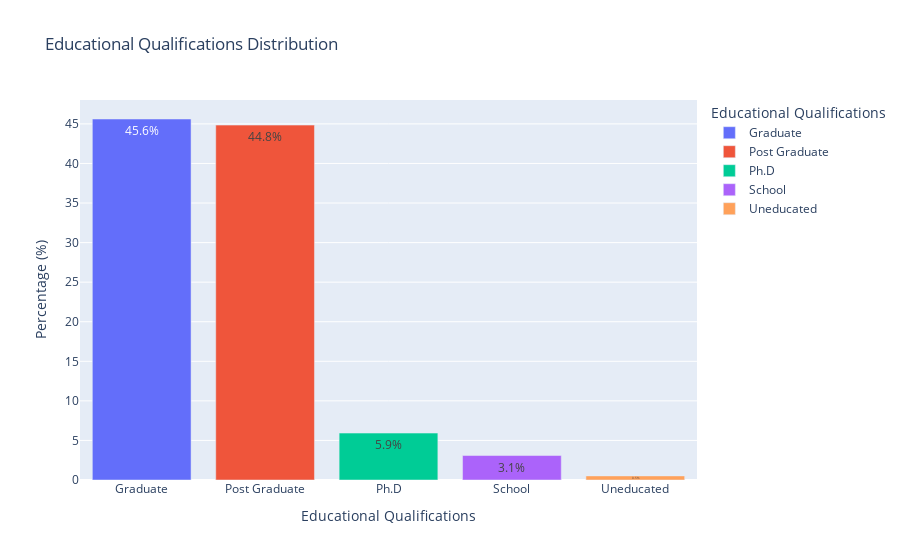

The cell this chart's notebook holds for it:
### Code cell
# Calculate the counts and percentages
edu_qual_counts = online_food['Educational Qualifications'].value_counts(normalize=True).reset_index()
edu_qual_counts.columns = ['Educational Qualifications', 'Percentage']
edu_qual_counts['Percentage'] *= 100

# Create the bar chart with color grading
fig = px.bar(edu_qual_counts, x='Educational Qualifications', y='Percentage', title='Educational Qualifications Distribution',
             labels={'Educational Qualifications': 'Educational Qualifications', 'Percentage': 'Percentage (%)'},
             color='Educational Qualifications', color_continuous_scale='Viridis')

# Add data labels
fig.update_traces(texttemplate='%{y:.1f}%', textposition='inside')

# Show the plot
fig.show()

### Figure 1 — Plotly figure (JSON) as saved in the notebook; plotly's stock layout.template omitted (floating-point values rounded to 4 significant figures)
{"data": [{"alignmentgroup": "True", "hovertemplate": "Educational Qualifications=%{x}<br>Percentage (%)=%{y}<extra></extra>", "legendgroup": "Graduate", "marker": {"color": "#636efa", "pattern": {"shape": ""}}, "name": "Graduate", "offsetgroup": "Graduate", "orientation": "v", "showlegend": true, "textposition": "inside", "texttemplate": "%{y:.1f}%", "type": "bar", "x": ["Graduate"], "xaxis": "x", "y": [45.62], "yaxis": "y"}, {"alignmentgroup": "True", "hovertemplate": "Educational Qualifications=%{x}<br>Percentage (%)=%{y}<extra></extra>", "legendgroup": "Post Graduate", "marker": {"color": "#EF553B", "pattern": {"shape": ""}}, "name": "Post Graduate", "offsetgroup": "Post Graduate", "orientation": "v", "showlegend": true, "textposition": "inside", "texttemplate": "%{y:.1f}%", "type": "bar", "x": ["Post Graduate"], "xaxis": "x", "y": [44.85], "yaxis": "y"}, {"alignmentgroup": "True", "hovertemplate": "Educational Qualifications=%{x}<br>Percentage (%)=%{y}<extra></extra>", "legendgroup": "Ph.D", "marker": {"color": "#00cc96", "pattern": {"shape": ""}}, "name": "Ph.D", "offsetgroup": "Ph.D", "orientation": "v", "showlegend": true, "textposition": "inside", "texttemplate": "%{y:.1f}%", "type": "bar", "x": ["Ph.D"], "xaxis": "x", "y": [5.928], "yaxis": "y"}, {"alignmentgroup": "True", "hovertemplate": "Educational Qualifications=%{x}<br>Percentage (%)=%{y}<extra></extra>", "legendgroup": "School", "marker": {"color": "#ab63fa", "pattern": {"shape": ""}}, "name": "School", "offsetgroup": "School", "orientation": "v", "showlegend": true, "textposition": "inside", "texttemplate": "%{y:.1f}%", "type": "bar", "x": ["School"], "xaxis": "x", "y": [3.093], "yaxis": "y"}, {"alignmentgroup": "True", "hovertemplate": "Educational Qualifications=%{x}<br>Percentage (%)=%{y}<extra></extra>", "legendgroup": "Uneducated", "marker": {"color": "#FFA15A", "pattern": {"shape": ""}}, "name": "Uneducated", "offsetgroup": "Uneducated", "orientation": "v", "showlegend": true, "textposition": "inside", "texttemplate": "%{y:.1f}%", "type": "bar", "x": ["Uneducated"], "xaxis": "x", "y": [0.5155], "yaxis": "y"}], "layout": {"barmode": "relative", "legend": {"title": {"text": "Educational Qualifications"}, "tracegroupgap": 0}, "title": {"text": "Educational Qualifications Distribution"}, "xaxis": {"anchor": "y", "categoryarray": ["Graduate", "Post Graduate", "Ph.D", "School", "Uneducated"], "categoryorder": "array", "domain": [0, 1], "title": {"text": "Educational Qualifications"}}, "yaxis": {"anchor": "x", "domain": [0, 1], "title": {"text": "Percentage (%)"}}}}
